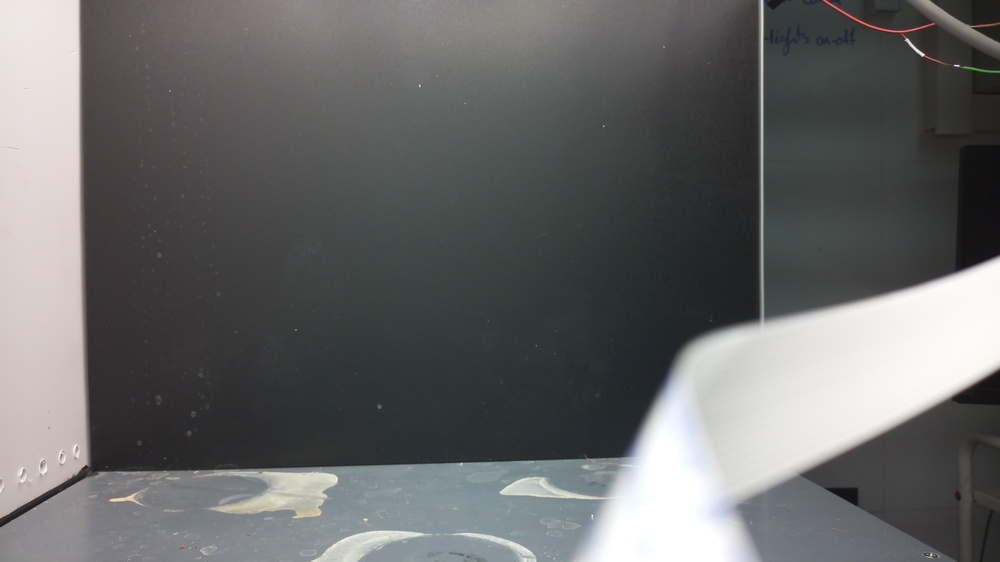
#> input picture mock_exp/2025-05-13/imgs/05_13__16_58_53.jpg, 1000 x 562 px, shrunk from 1382 x 777 before the run; its folder holds only this picture in this run
$ python live_roi_comp25.py
#> lines starting #> are read from the running program, lines starting #| are printed output that depends on the picture; after the words box and inside, x2 and y2 are one past the last pixel; in counts of white or black regions, pixels touching at a corner belong together
#%%
import cv2
import os
import numpy as np

#%% MARK: ROI functions

def read_roi_from_file(path):
    """
    Read the ROI from a file.
    Expected format: (x, y, width, height) on the first line.
    """
    with open(path, 'r') as f:
        line = f.read()
        roi_data = line.strip("()[]").split(",")
    return [int(x) for x in roi_data]

def select_roi(img_path):
    """
    Open an image and allow the user to select a ROI.
    Returns: (x, y, w, h)
    """
    img = cv2.imread(img_path)
    cv2.namedWindow("SELECT ROI", cv2.WINDOW_NORMAL)
    roi = cv2.selectROI("SELECT ROI", img, showCrosshair=True)
    cv2.destroyAllWindows()
    return roi

def get_last_img_from_folder(base_path):
    img_dir = os.path.join(base_path, "imgs")
    image_files = sorted(os.listdir(img_dir))
    if not image_files:
        raise FileNotFoundError("No images found in the imgs directory.")
    image_path = os.path.join(img_dir, image_files[-1])
    return image_path

def save_init_roi(base_path, manual_image_path = None):
    """
    Let the user select a ROI and save it to roi.txt in base_path.
    If no image is specified, use the last image in base_path/imgs.
    """
    global manual_stop

    if manual_image_path is None:
        image_path = get_last_img_from_folder(base_path)
    else:
        image_path = manual_image_path

    print(f"Loading image for ROI selection: {image_path}")
    roi = select_roi(image_path)

    if roi == (0, 0, 0, 0):
        manual_stop = True

    ## Save the ROI to a file
    roi_path = os.path.join(base_path, "roi.txt")
    with open(roi_path, 'w') as f:
        f.write(str(roi))
    print(f"ROI saved to {roi_path}")

    return roi

def get_roi(base_path):
    """
    Get the ROI from file or ask the user to select one.
    """
#> called with base_path = '../2025-05-13'
    ## if there already is a ROI file - we can use that!
    roi_path = os.path.join(base_path, "roi.txt")

    if os.path.isfile(roi_path):
        user_input = input("\n The file 'roi.txt' already exists...\nDo you want to load that ROI? (Y/n)").strip().lower()
#> the answer given: y
        if user_input in ("", "y"):
            print("using existing file")
            ## continue to load ROI from file
            roi = read_roi_from_file(roi_path)
#> (reads mock_exp/2025-05-13/roi.txt from the repository)
        else:
            print("Choose new ROI!")
            roi = save_init_roi(base_path)
    else:
        print("No ROI file found. Please select a new ROI.")
        roi = save_init_roi(base_path)

    return roi

## global variable to stop the program
manual_stop = False

#%% MARK: other functions

## show the numer of non black pixels in the roi
def thresholding_grey_img(img, min_threshold, show = False):
    """
    Converts image to grayscale and applies a binary threshold.
    Optionally displays the thresholded result.
    """
    # Convert to grey format and threshold
    gray = cv2.cvtColor(img, cv2.COLOR_BGR2GRAY)

    mask = cv2.inRange(gray, min_threshold, 255)

    if show:
        result = cv2.bitwise_and(img, img, mask=mask)
        cv2.namedWindow("img", cv2.WINDOW_NORMAL)
        cv2.imshow('img', result)
        cv2.waitKey(0)
        cv2.destroyAllWilndows()

    return mask


def analyze_roi(roi, base_path, min_color_threshold = 130):
    """
    Analyzes the number of non-black pixels in the specified ROI of the image.
    Applies morphological opening to clean noise.
    """
#> called with base_path = '../2025-05-13', min_color_threshold = 130
    img_path = get_last_img_from_folder(base_path)
    img = cv2.imread(img_path)
#> img is the input picture: shape (562, 1000, 3); mean B, G, R 104.5, 104.2, 103.7

    thresh_mask = thresholding_grey_img(img, min_color_threshold)
#> in thresholding_grey_img, `mask = cv2.inRange(gray, min_threshold, 255)`:
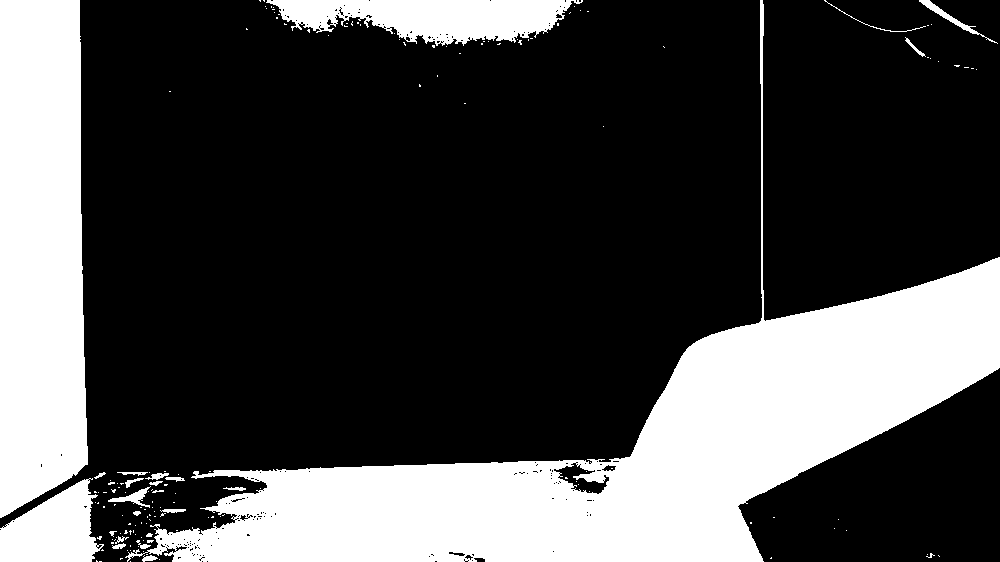
#> mask: shape (562, 1000); 28% white; 163 white regions (139 under 20 px), largest, box (x1, y1, x2, y2) and area: (125, 0, 1000, 562) 99808, (0, 0, 88, 518) 40935, (266, 0, 583, 46) 9183

    ## Clean up noise
    kernel = np.ones((10,10),np.uint8)
    thresh_mask = cv2.morphologyEx(thresh_mask, cv2.MORPH_OPEN, kernel)
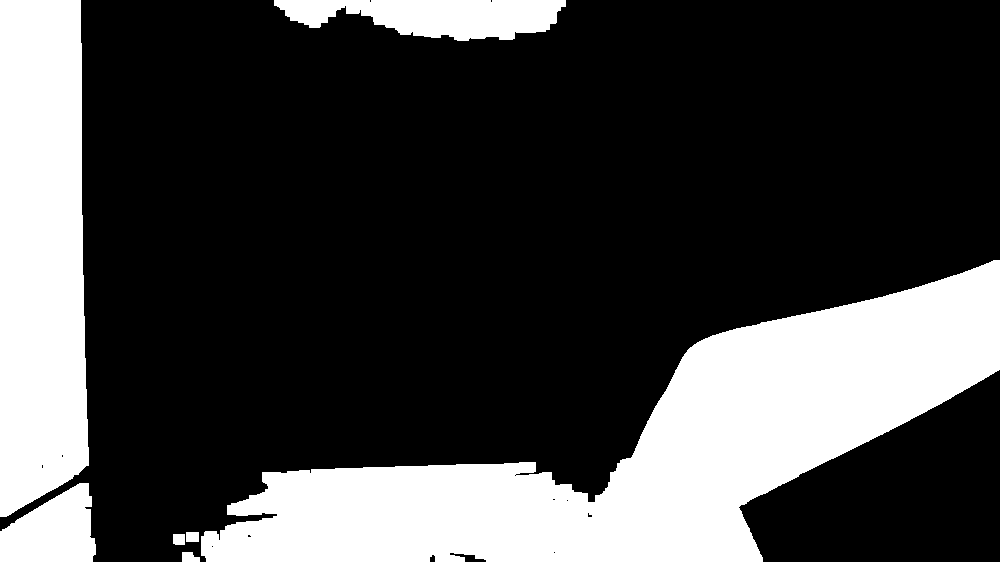
#> thresh_mask: shape (562, 1000); 26.7% white; 7 white regions, largest, box (x1, y1, x2, y2) and area: (201, 260, 1000, 562) 94846, (0, 0, 89, 517) 41516, (274, 0, 566, 41) 8174

    x, y, w, h = roi
    roi_mask = thresh_mask[y:y+h, x:x+w]
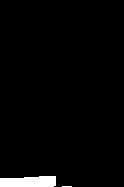
#> roi_mask: shape (187, 124); 2.4% white; 2 white regions (1 under 20 px), largest, box (x1, y1, x2, y2) and area: (0, 176, 56, 187) 551

    non_black_pix = len(np.where(roi_mask>0)[0])
#> non_black_pix = 561
    print(f"non black pixels in roi: {non_black_pix}")
#| non black pixels in roi: 561

    return non_black_pix


#%% MARK: testing/main
if __name__ == "__main__":
    # Example usage
    #from matplotlib import pyplot as plt

    base_path = r"../2025-05-13"
    roi = get_roi(base_path)

    analyze_roi(roi, base_path)

# %%
